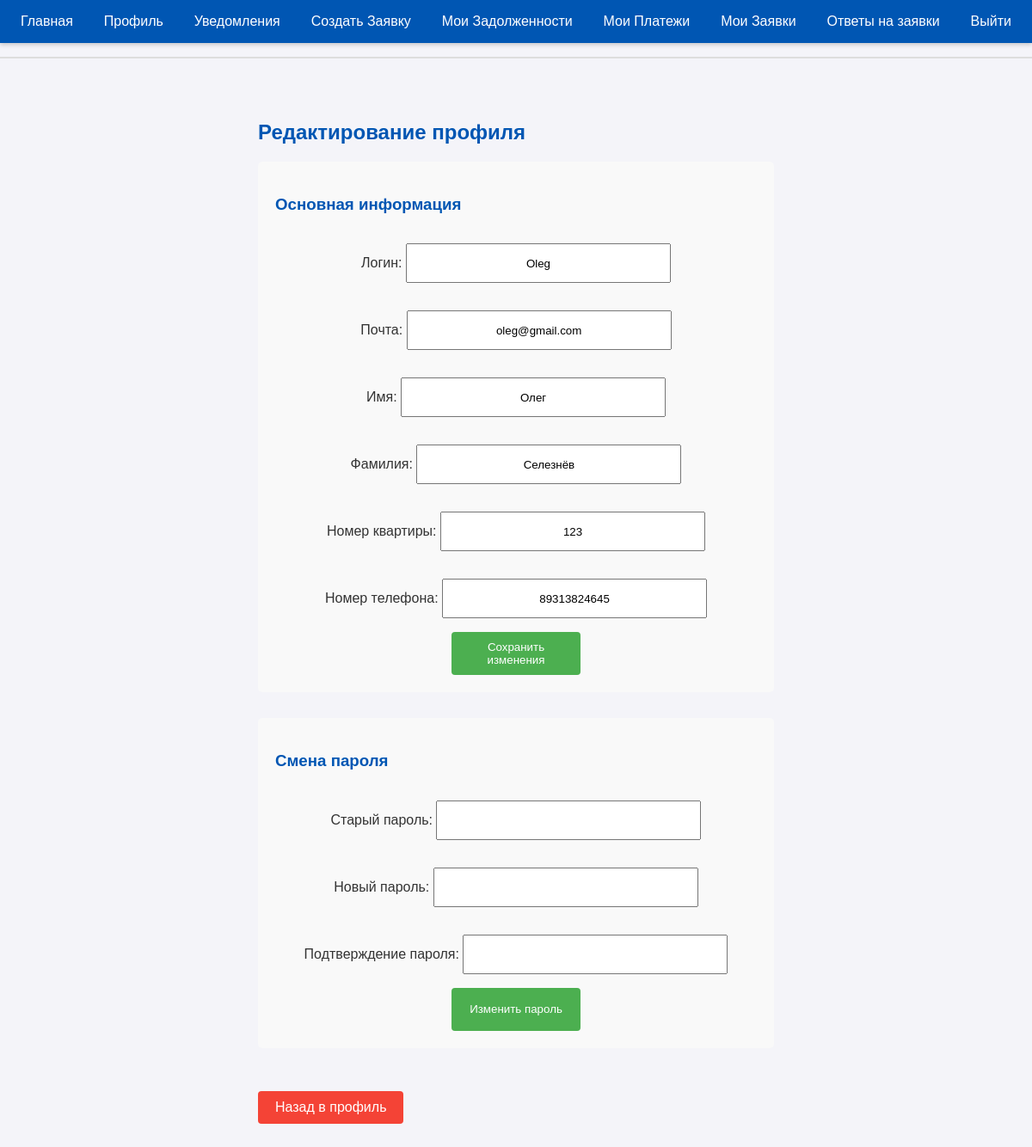
Page /profile/edit/ (signed in) on the committed database.
### main/models.py (models this page shows, shortened)
class CustomUser(AbstractBaseUser, PermissionsMixin):
    username = models.CharField(max_length=150, unique=True)
    email = models.EmailField(unique=True)
    first_name = models.CharField(max_length=30, blank=True, null=True)
    surname = models.CharField(max_length=30, blank=True, null=True)
    apartment_number = models.CharField(max_length=10, blank=True, null=True)
    phone_number = models.CharField(max_length=20, blank=True, null=True)
    is_active = models.BooleanField(default=True)
    is_staff = models.BooleanField(default=False)
    objects = CustomUserManager()
    USERNAME_FIELD = 'username'
    REQUIRED_FIELDS = ['email']

### main/views.py (the view)
# urls.py: path('profile/edit/', views.edit_profile, name='edit_profile'),
def edit_profile(request):
    user = request.user
    password_form = None
    profile_form = None
    if request.method == 'POST':
        if 'edit_profile' in request.POST:
            profile_form = UserProfileEditForm(request.POST, instance=user)
            if profile_form.is_valid():
                profile_form.save()
                messages.success(request, 'Профиль успешно обновлен!')
                return redirect('profile')
        elif 'change_password' in request.POST:
            password_form = PasswordChangeForm(request.POST)
            if password_form.is_valid():
                old_password = password_form.cleaned_data['old_password']
                new_password1 = password_form.cleaned_data['new_password1']
                new_password2 = password_form.cleaned_data['new_password2']
                if user.check_password(old_password):
                    if new_password1 == new_password2:
                        user.set_password(new_password1)
                        user.save()
                        update_session_auth_hash(request, user)  # Чтобы пользователь не разлогинился
                        messages.success(request, 'Пароль успешно изменен!')
                        return redirect('profile')
                    else:
                        messages.error(request, 'Новые пароли не совпадают.')
                else:
                    messages.error(request, 'Неверный старый пароль.')
    else:
        profile_form = UserProfileEditForm(instance=user)
        password_form = PasswordChangeForm()
    return render(request, 'main/edit_profile.html', {
        'profile_form': profile_form,
        'password_form': password_form,
    })

### main/forms.py
class UserProfileEditForm(forms.ModelForm):
    class Meta:
        model = CustomUser
        fields = [
            'username',
            'email',
            'first_name',
            'surname',
            'apartment_number',
            'phone_number',
        ]
        labels = {
            'username': 'Логин',
            'email': 'Почта',
            'first_name': 'Имя',
            'surname': 'Фамилия',
            'apartment_number': 'Номер квартиры',
            'phone_number': 'Номер телефона',
        }

class PasswordChangeForm(forms.Form):
    old_password = forms.CharField(label='Старый пароль', widget=forms.PasswordInput)
    new_password1 = forms.CharField(label='Новый пароль', widget=forms.PasswordInput)
    new_password2 = forms.CharField(label='Подтверждение пароля', widget=forms.PasswordInput)

### main/templates/main/edit_profile.html (shortened to what this page needs)
{% extends 'main/base.html' %}
{% block content %}
<div class="edit-profile-container">
    <h2>Редактирование профиля</h2>
    <div class="profile-section">
        <h3>Основная информация</h3>
        <form method="post" action="{% url 'edit_profile' %}">
            {{ profile_form.as_p }}
            <button type="submit" name="edit_profile" class="save-button">Сохранить изменения</button>
        </form>
    </div>
    <div class="password-section">
        <h3>Смена пароля</h3>
        <form method="post" action="{% url 'edit_profile' %}">
            {{ password_form.as_p }}
            <button type="submit" name="change_password" class="save-button">Изменить пароль</button>
        </form>
    </div>
    <a href="{% url 'profile' %}" class="cancel-button">Назад в профиль</a>
</div>
{% endblock %}

### main/static/main/css/styles.css (style rules this page uses)
form { display: flex; flex-direction: column; align-items: center; }
form input[type="text"], form input[type="email"], form input[type="password"] { width: 300px; height: 40px; text-align: center; }
form button { width: 150px; height: 50px; background-color: #4CAF50; color: white; border: none; border-radius: 5px; cursor: pointer; }
body { background: red; font-family: Arial, sans-serif; margin: 0; padding: 0; background-color: #f4f4f9; color: #333; }
h2, h3, h4 { color: #0056b3; }

### main/templates/main/edit_profile.html (style rules this page uses)
.edit-profile-container { max-width: 600px; margin: 0 auto; padding: 20px; }
.profile-section, .password-section { margin-bottom: 30px; padding: 20px; background: #f9f9f9; border-radius: 5px; }
.save-button { padding: 10px 20px; background-color: #4CAF50; color: white; border: none; border-radius: 4px; cursor: pointer; }
.cancel-button { display: inline-block; padding: 10px 20px; background-color: #f44336; color: white; text-decoration: none; border-radius: 4px; margin-top: 20px; }

### rows in the picture
CustomUser: username "Oleg", email "oleg@gmail.com", first_name "Олег", surname "Селезнёв", apartment_number "123", phone_number "89313824645"
